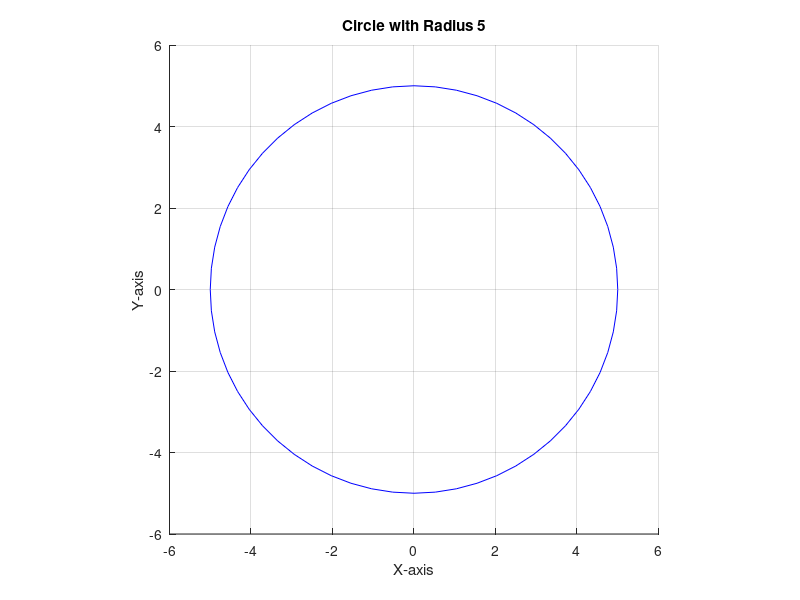

Write MATLAB code to recreate this figure.
clc, clearvars, close all

% Prompt the user for the radius of the circle
r = input('Enter the radius of the circle: ');

% Create a figure
figure;

% Calculate the center of the circle
center = [0, 0];

% Calculate the coordinates of the bottom-left and top-right corners of the rectangle
bottom_left = center - r;
top_right = center + r;

% Draw the circle using a rectangle
rectangle('Position', [bottom_left, 2*r, 2*r], 'Curvature', [1, 1], 'EdgeColor', 'b');

% Set axis limits for better visualization
axis equal;
xlim([center(1) - r - 1, center(1) + r + 1]);
ylim([center(2) - r - 1, center(2) + r + 1]);

% Add labels and title
xlabel('X-axis');
ylabel('Y-axis');
title(['Circle with Radius ', num2str(r)]);

% Display the circle
grid on;
